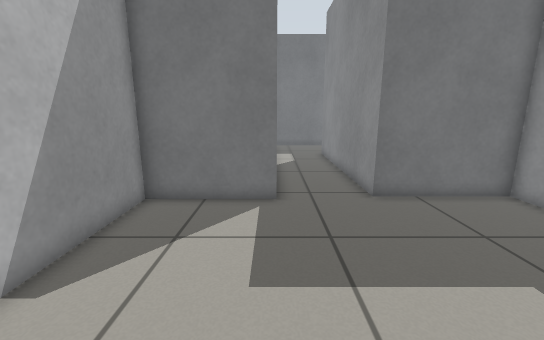
[1] (above)

15 first-person views from a walk through a Gazebo world. The camera is 0.79 m above the floor, tilts 12° down and sees 90° across. The floor is counted in squares, 0.25 m on a side. Each view is taken from the middle of a square. On the plan, view 1 faces up. The plan holds only what a view shows up to about 20 squares ahead; the rest is blank.

[2]
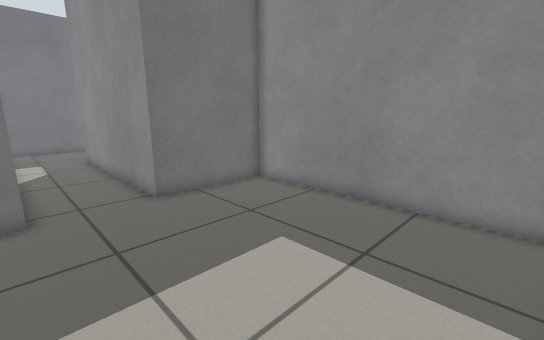

[3]
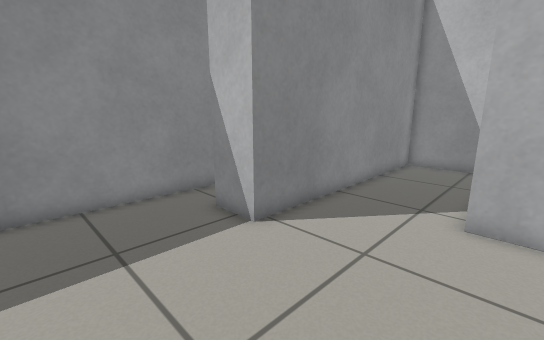

[4]
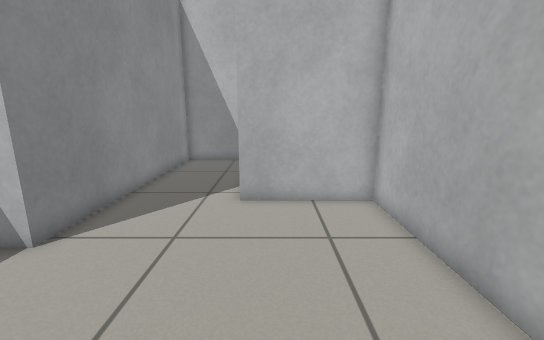

[5]
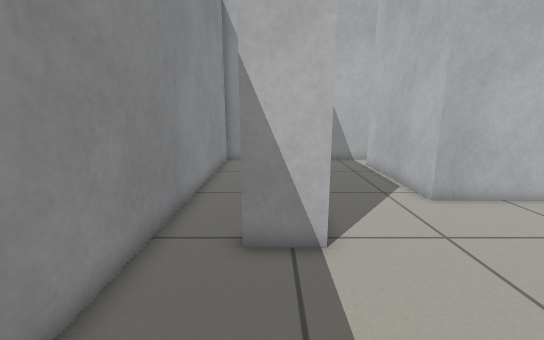

[6]
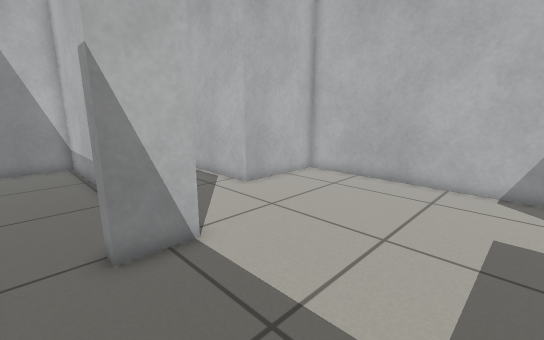

[7]
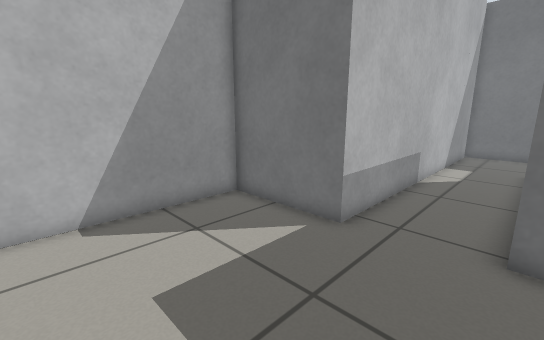

[8]
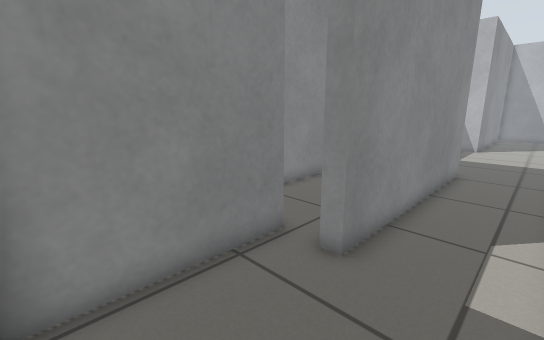

[9]
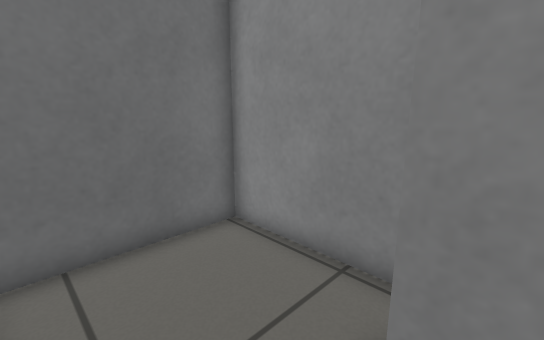

[10]
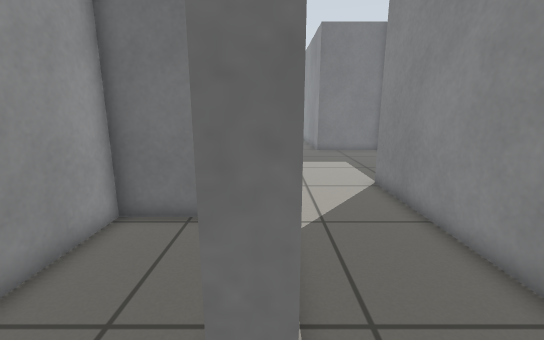

[11]
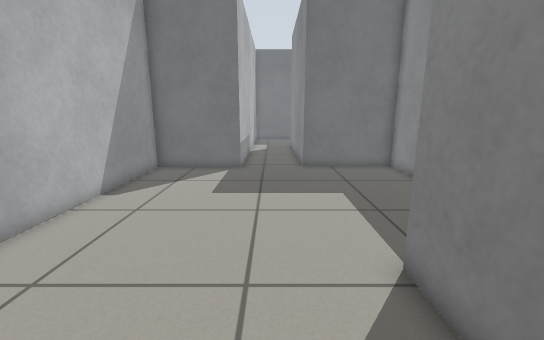

[12]
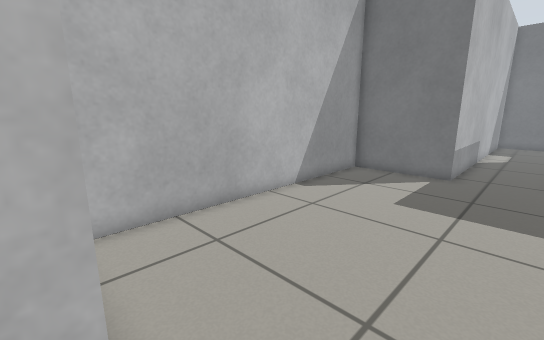

[13]
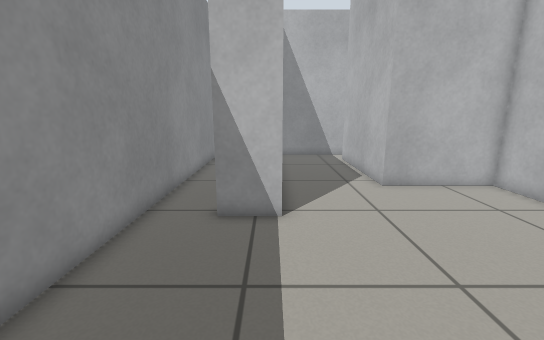

[14]
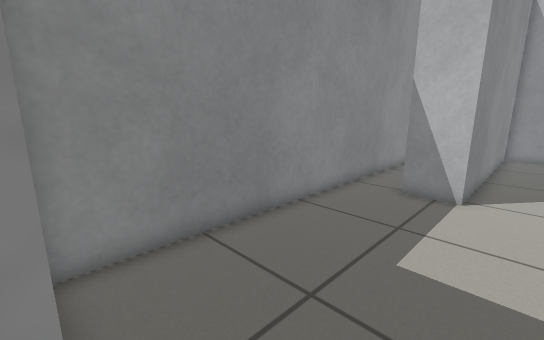

[15]
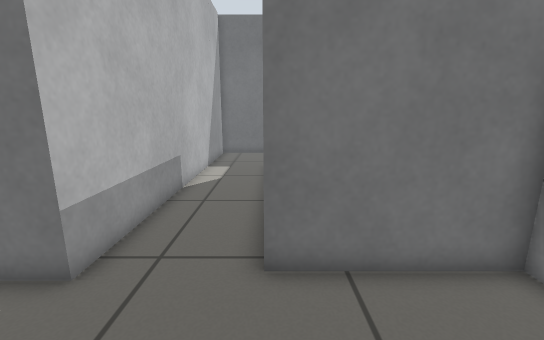

### Floor plan
Points are (right, up) in squares from view 1. A wall is a line through its corners. A room is listed if a view was taken in it or the views show most of it. See-through windows are left out.
Room 1 (views 1, 2, 3, 4, 5, 6, 7, 8, 9, 11, 12, 13, 14, 15)
walls: (5.3, -8.5) (5.3, -13.4) (9.1, -13.4) (9.1, 10) (3.8, 10) (3.8, 21) (4.5, 21); (0.6, -13.4) (4.7, -13.4) (4.7, -1) (6.7, -1) (6.7, -1.6); (0.2, 26.1) (0.2, 9.6) (-4.7, 9.6) (-4.7, -4.5) (0.2, -4.5) (0.2, -11.5); (4.6, 26.4) (0.1, 26.4)
ways out: opening at (0, -12.5) to room 2; opening at (4, 23.5)
Room 2 (view 10)
walls: (0.2, -11.5) (-0.5, -11.5); (-0.6, -13.4) (0.6, -13.4); (-2.2, -5.1) (-4.7, -5.1) (-4.7, -8.9)
ways out: opening at (0, -12.5) to room 1

Positions as (right, up) in squares from view 1, and headings:
1: (0, 0), facing up
2: (0, 0), facing up-right
3: (-1, 4), facing down-right
4: (-1, 5), facing down
5: (6, 5), facing down
6: (8, 5), facing down-left
7: (4, 3), facing up-left
8: (1, 26), facing down-right
9: (1, 20), facing up-right
10: (0, -13), facing up
11: (2, -6), facing up
12: (3, -5), facing up-left
13: (5, 7), facing down
14: (3, 10), facing down-right
15: (4, 5), facing up
